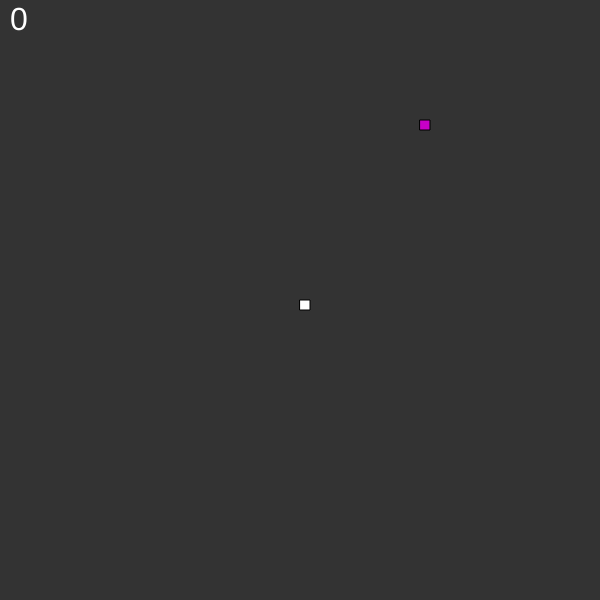
Frame 1 (no input)
Frame 60 (no input): identical to frame 1, image omitted
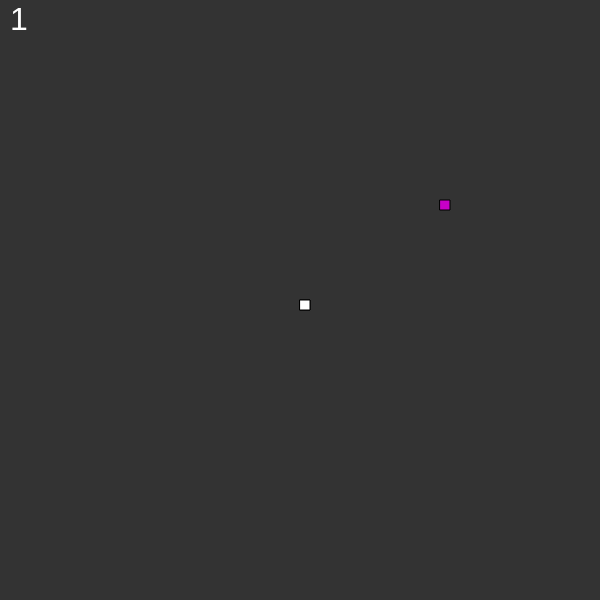
Frame 120 (the mouse pressed at the canvas centre since frame 60)

The p5.js sketch that drew these frames (run headless with seeded random() and noise() and a simulated clock; from frame 60 on, the mouse is pressed at the canvas centre):

// p5.js sketch
// ── sketch.js
var s;
var scl = 10;
var loops = 99999;
var speed = 10;
var food;
//var table;

function setup() {
  createCanvas(600, 600);
  s  = new Snake();
  pickLocation();
  frameRate(60);
  
  // table = new p5.Table();

  // table.addColumn('Score');
  // table.addColumn('Date');
  //table.addColumn('name');
}

function pickLocation(){
  var cols = floor(width/scl);
  var rows = floor(height/scl);
  food = createVector(floor(random(cols)), floor(random(rows)));
  food.mult(scl);
}

function draw() {
  background(51);
  //if(loops > speed/(s.total+1)){
    s.update();
    //loops = 0;
  //}
  //loops++
  s.show();
  
  textSize(32);
  text(s.total, 10, 30);
  fill(255, 255, 255);
  
  fill(200, 0, 200);
  rect(food.x, food.y, scl, scl);
}

function mousePressed(){
  s.eat()
  loops = 99999;
}

function keyPressed(){
  if(keyCode == UP_ARROW){
    s.dir(0, -1);
  } else if(keyCode == DOWN_ARROW){
    s.dir(0, 1);
  } else if(keyCode == LEFT_ARROW){
    s.dir(-1, 0);
  } else if(keyCode == RIGHT_ARROW){
    s.dir(1, 0);
  }
  
}
// ── Snake.js
function Snake(){
  this.x;
  this.y;
  
  this.xspeed;
  this.yspeed;
  
  this.total = 0;
  this.tail = [];
  
  this.alive = 0;
  this.been_updated = 0;
  
  this.update = function(){
    //if(loops > speed/(s.total+1)){
    if(loops > speed){
      this.been_update = 0;
      if(this.total === this.tail.length){
        for(var i = 0; i<this.total-1; i++){
          this.tail[i] = this.tail[i+1];
        }
      }
      this.tail[this.total-1] = createVector(this.x, this.y);
      
      for(var i = 0; i < this.tail.length-1; i++){
        if(this.tail[i].x == this.x && this.tail[i].y == this.y){
          this.alive = 0;
        }
      } 
      
      for(var i = 0; i< this.tail.length; i++){
        rect(this.tail[i].x, this.tail[i].y, scl, scl);
      }
      
      this.x = this.x + this.xspeed*scl;
      this.y = this.y + this.yspeed*scl;
      
      if(this.x < 0){
        this.x = 0;
        this.xspeed = 0;
        this.alive = 0;
        } 
      if(this.y < 0){
        this.y = 0;
        this.yspeed = 0;
        this.alive = 0;
        }
      if(this. x > width-scl){
        this.x = width-scl;
        this.xspeed = 0;
        this.alive = 0;
        }
      if(this.y > height-scl){
        this.y = height-scl;
        this.yspeed = 0;
        this.alive = 0;
        }
        
      if(this.alive < 1){
        
        var score;
        var cols = floor(width/scl);
        var rows = floor(height/scl);
        this.x = (floor(cols)/2)*scl;
        this.y = (floor(rows)/2)*scl;
        
        this.xspeed = 0;
        this.yspeed = 0;
        
        this.total = 0;
        delete this.tail;
        this.tail = [];
        speed = 20;

        this.alive = 1;
      }
        
      if(this.x == food.x && this.y == food.y){
        this.eat();
      }
      loops = 0;
    }
    loops++;
  }
  
  this.eat = function(){
    this.total++;
    if(speed > 0){
      speed--;
    }
    pickLocation();
  }
  
  this.show = function(){
    fill(255);
    for(var i = 0; i< this.tail.length; i++){
      rect(this.tail[i].x, this.tail[i].y, scl, scl);
    }
    rect(this.x, this.y, scl, scl);
  }
  
  this.dir = function(x,y){
    if(this.been_update < 1){
      if((abs(x) != abs (this.xspeed) && abs(y) != abs (this.yspeed))||(this.xspeed == 0 && this.yspeed == 0)){
        this.xspeed = x;
        this.yspeed = y;
      }
      this.been_updated = 1;
    }

  }
}
